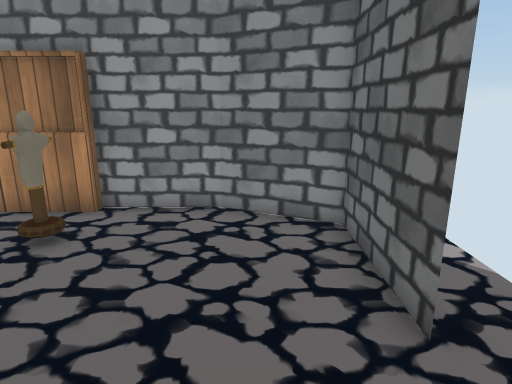
view 1 (above)

12 first-person views from a walk through a scene from a Unity 3-D project. The camera is 1.2 m above the floor, tilts 14° down and sees 75° across. Doors are open. The floor is counted in squares, 0.5 m on a side. Each view is taken from the middle of a square. On the plan, view 1 faces up. The plan holds only what a view shows up to about 20 squares ahead; the rest is blank. The place goes on beyond the plan. Some surface patterns are stand-ins.

view 2
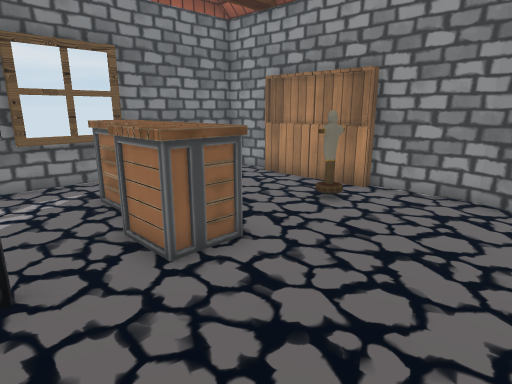

view 3
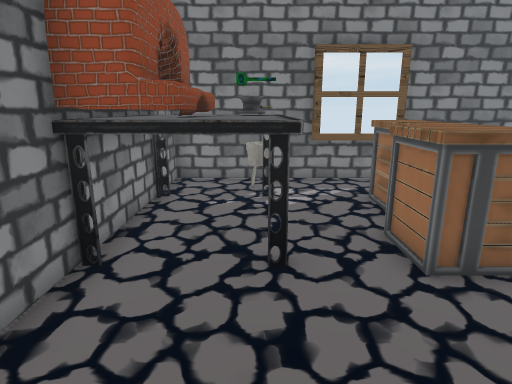

view 4
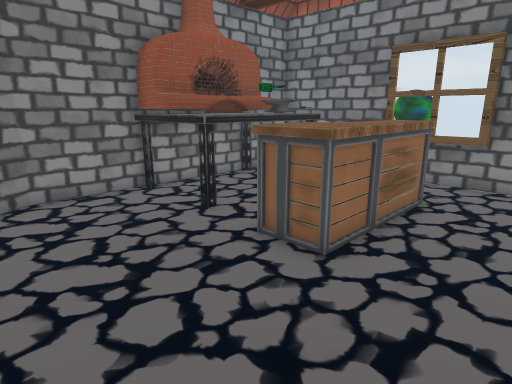

view 5
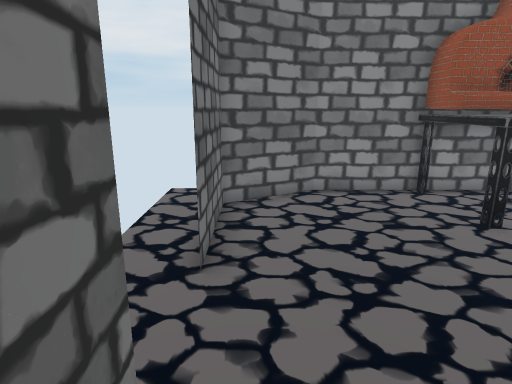

view 6
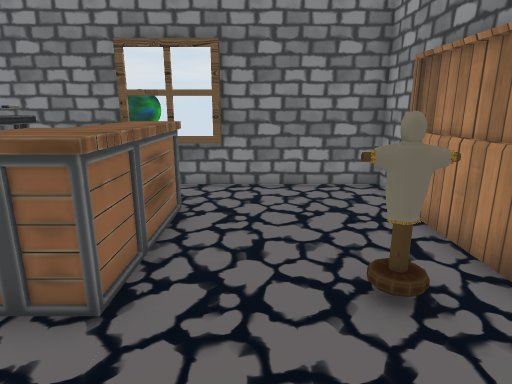

view 7
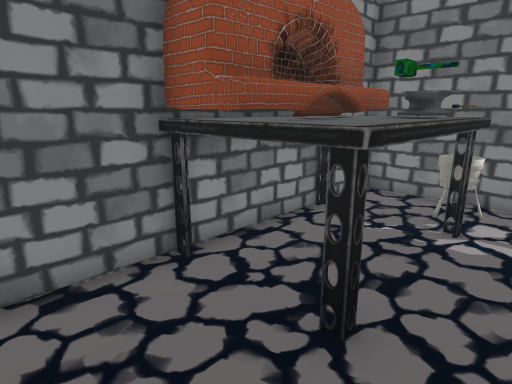

view 8
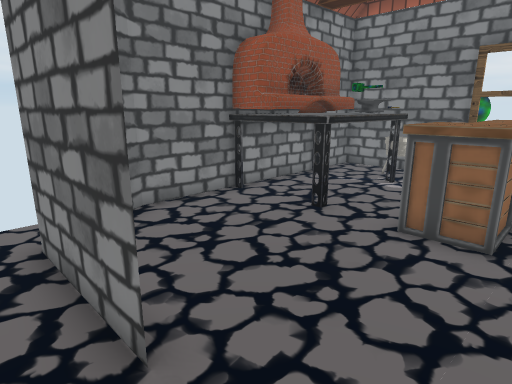

view 9
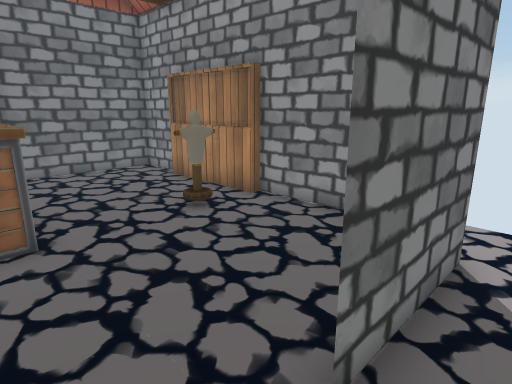

view 10
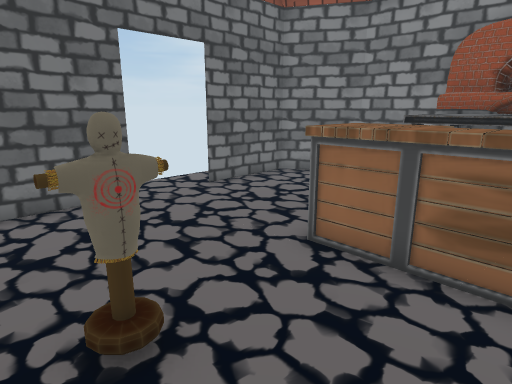

view 11
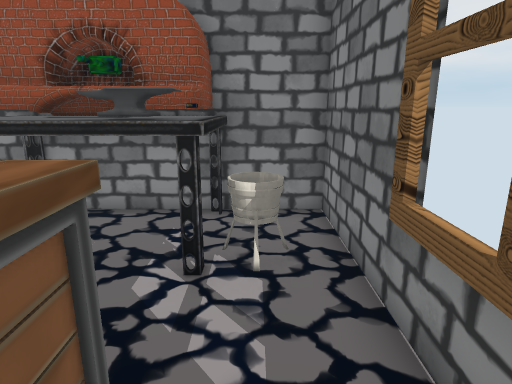

view 12
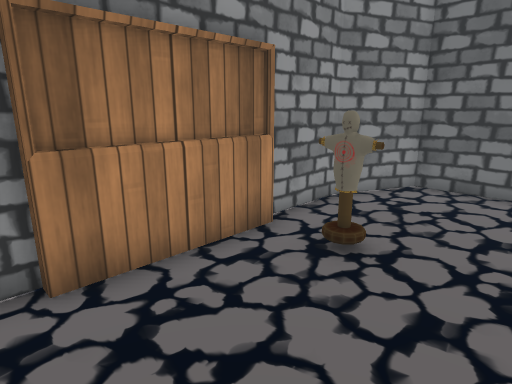

### Floor plan
Points are (right, up) in squares from view 1. A wall is a line through its corners. A room is listed if a view was taken in it or the views show most of it. See-through windows are left out.
Room 1 (views 1, 2, 3, 4, 5, 6, 7, 10, 11, 12)
walls: (1.8, 3) (1.8, 6.7) (-0.9, 8) (-3.9, 8); (-10.3, 3) (-10.3, -0.1); (-8.1, 8) (-10.6, 8) (-10.6, -4.8) (-0.7, -4.8) (1.8, -3.3) (1.8, 0.5)
ways out: open door at (2, 2) to room 2
objects: bucket (-9, -2); table (-8, -4) to (-4, -1); other object (-8, -2); other object (-8, 0) to (-3, 2); other object (-7, -2); other object (-7, 8) to (-5, 8); other object (-4, 5) to (-4, 6)
Room 2 (views 8, 9)
walls: (1.8, 0.5) (1.8, -3.4); (1.8, 6.7) (1.8, 3)
ways out: open door at (2, 2) to room 1

Positions as (right, up) in squares from view 1, and headings:
1: (0, 0), facing up
2: (1, -2), facing up-left
3: (1, -2), facing left
4: (1, 5), facing down-left
5: (1, 5), facing down
6: (0, 4), facing left
7: (-1, 0), facing down-left
8: (3, 3), facing down-left
9: (3, 1), facing up-left
10: (-7, 7), facing down-right
11: (-9, 3), facing down
12: (-9, 3), facing up-right
